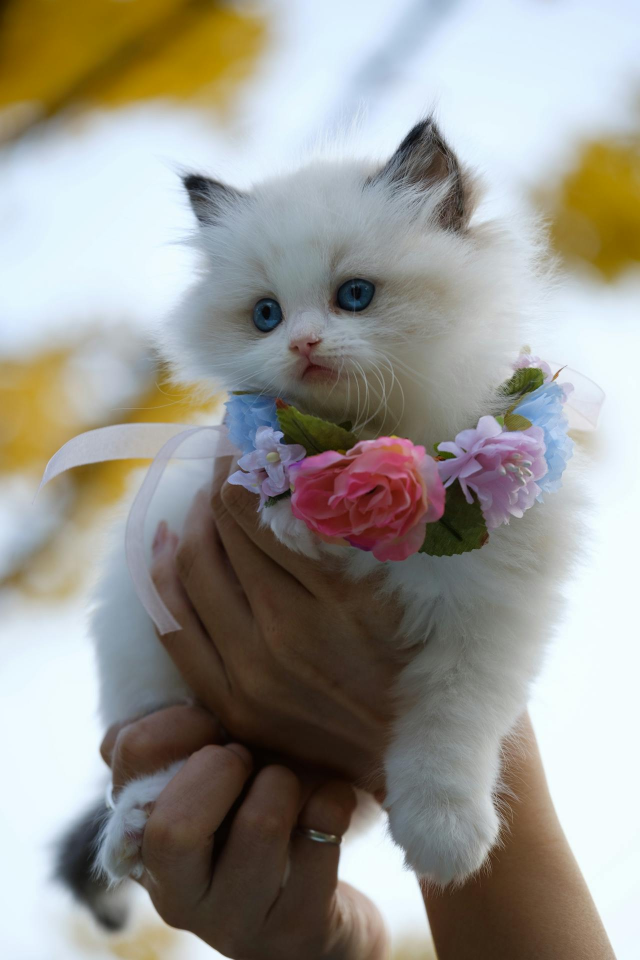
#> input picture AI/2. Vision Pytorch/Image_Processing/data/cat_4.jpg, 1280 x 1920 px, found by its file name (shown at 1/2 size)
$ jupyter execute --allow-errors '1. kmnist_bw_example.ipynb'
#> lines starting #> are read from the running program, lines starting #| are printed output that depends on the picture
[cell 1]
# 구글 드라이브 연결(데이터 로드를 위해서)
from google.colab import drive
drive.mount('/content/data')

[cell 2]
default_path = '/content/data/MyDrive/AI_study/2. Deep Learning/2. Vision Pytorch/Image_Processing/data/'

[cell 3]
import cv2, os
import numpy as np
import matplotlib.pyplot as plt
from collections import defaultdict

[cell 4]
# load and resize image

img_path = default_path + 'cat_4.jpg'
img = cv2.imread(img_path, cv2.IMREAD_GRAYSCALE)
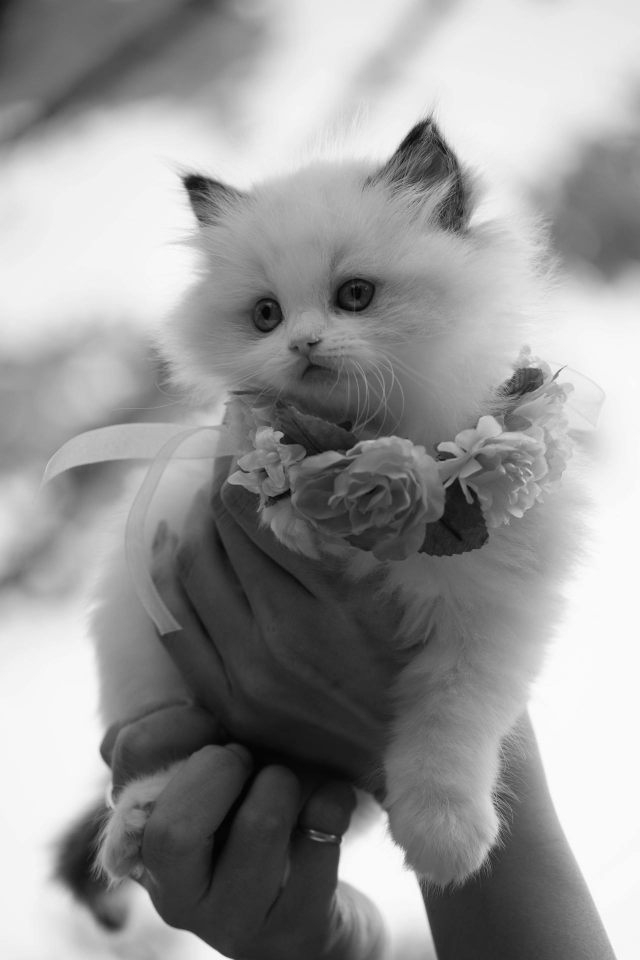
#> img: shape (1920, 1280) (shown at 1/2 size); min 2, max 255, mean 151.7
img = cv2.resize(img, dsize = None, fx=0.08, fy=0.08)
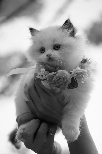
#> img: shape (154, 102); min 4, max 251, mean 151.3
plt.imshow(img, cmap='gray')
plt.axis('off')
plt.show()
print(img.shape)
#| (154, 102)

#> (a cell that did not finish here is left out)

[cell 6]
# [10 lines of commented-out code are left out]

#> (a cell that did not finish here is left out)

#> (a cell that did not finish here is left out)

#> (a cell that did not finish here is left out)

[cell 10]
normal_img = cv2.normalize(img, None, 90, 255, norm_type = cv2.NORM_MINMAX)
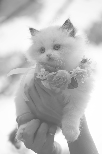
#> normal_img: shape (154, 102); min 90, max 255, mean 188.4

plt.figure(figsize = (20,10))
plt.subplot(1,2,1)
plt.imshow(img, cmap='gray')
plt.axis('off')
plt.subplot(1,2,2)
plt.imshow(normal_img, cmap='gray')
plt.axis('off')
plt.show()
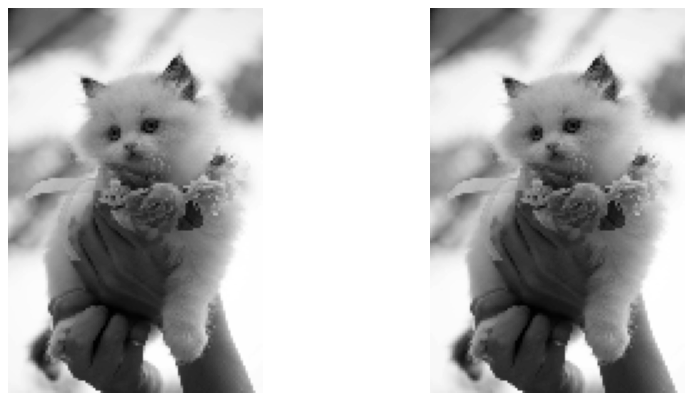
#> figure drawn by matplotlib, 2 panels

[cell 11]
plt.figure(figsize = (10,10))
plt.subplot(2, 1, 1)
plt.hist(img.flatten(), bins = 70, log = True)
plt.xlim(30,253)
plt.subplot(2, 1, 2)
plt.hist(normal_img.flatten(), bins =70, log = True)
plt.show()
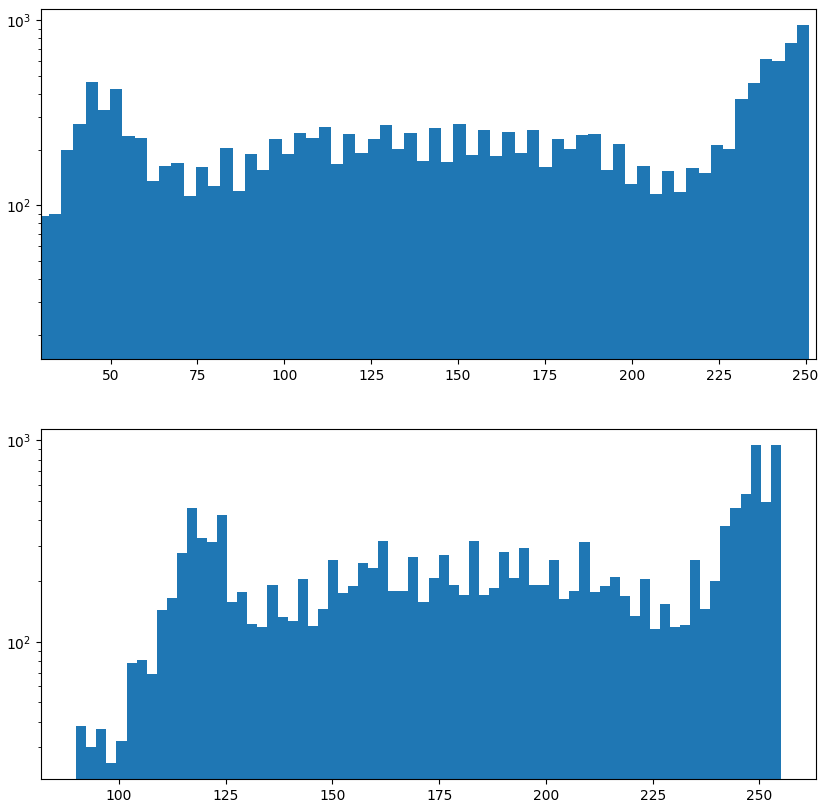
#> figure drawn by matplotlib, 2 panels; panel 1: tallest bar 945 high, from x = 247.5 to 251; panel 2: tallest bar 947 high, from x = 247.9 to 250.3

[cell 12]
normal_img.shape
#> Out = (154, 102)

[cell 13]
len(normal_img.flatten())
#> Out = 15708

[cell 14]
normal_img.flatten()[:10]
#> Out = [109, 118, 127, 135, 141, 143, 147, 151, 153, 154]

[cell 15]
img[0][:10]
#> Out = [32, 46, 60, 71, 80, 84, 89, 96, 98, 100]

[cell 16]
bins = defaultdict(list)

#> (the rest of this cell did not finish here and is left out)

[cell 17]
len(bins[170])

[cell 18]
img.shape
#> Out = (154, 102)

[cell 19]
normal_img.shape
#> Out = (154, 102)

[cell 20]
height, width = normal_img.shape
#> height = 154; width = 102

img_output = np.zeros((height*28, width*28), dtype=np.uint8)
# 글자(일본어)의 크기만큼 픽셀의 크기를 늘린다는 느낌
# 바탕(도화지) 출력
plt.figure(figsize=(20,20))
plt.axis('off')
plt.imshow(img_output, cmap='gray')
plt.show()
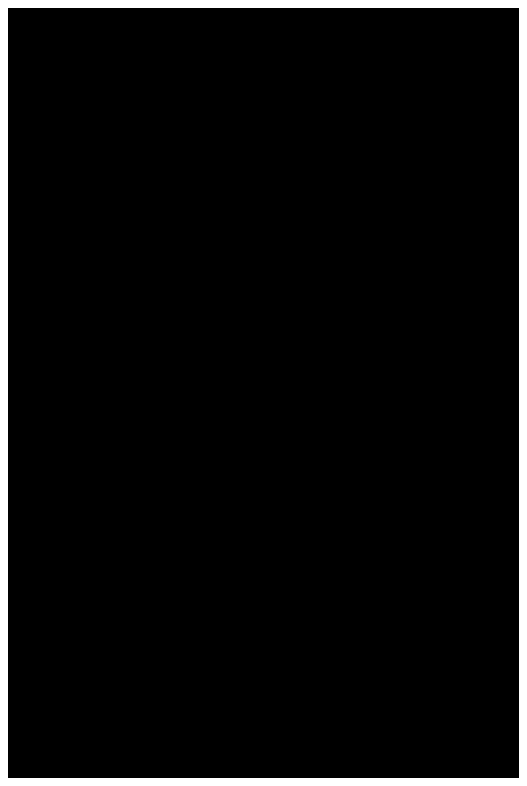
#> figure drawn by matplotlib, 1 panel
